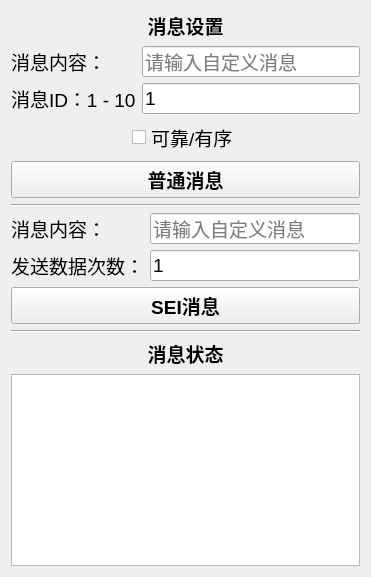
<?xml version="1.0" encoding="UTF-8"?>
<ui version="4.0">
 <class>TestCustomMessageDialog</class>
 <widget class="QDialog" name="TestCustomMessageDialog">
  <property name="geometry">
   <rect>
    <x>0</x>
    <y>0</y>
    <width>371</width>
    <height>507</height>
   </rect>
  </property>
  <property name="windowTitle">
   <string>自定义消息</string>
  </property>
  <property name="styleSheet">
   <string notr="true"/>
  </property>
  <layout class="QVBoxLayout" name="verticalLayout">
   <item>
    <widget class="QLabel" name="label_4">
     <property name="sizePolicy">
      <sizepolicy hsizetype="Preferred" vsizetype="Fixed">
       <horstretch>0</horstretch>
       <verstretch>0</verstretch>
      </sizepolicy>
     </property>
     <property name="font">
      <font>
       <pointsize>14</pointsize>
       <weight>75</weight>
       <bold>true</bold>
      </font>
     </property>
     <property name="layoutDirection">
      <enum>Qt::RightToLeft</enum>
     </property>
     <property name="text">
      <string>消息设置</string>
     </property>
     <property name="alignment">
      <set>Qt::AlignCenter</set>
     </property>
    </widget>
   </item>
   <item>
    <layout class="QGridLayout" name="gridLayout">
     <item row="0" column="1">
      <widget class="QLineEdit" name="lineEditCmdMsg">
       <property name="font">
        <font>
         <pointsize>14</pointsize>
        </font>
       </property>
       <property name="text">
        <string notr="true"/>
       </property>
       <property name="placeholderText">
        <string>请输入自定义消息</string>
       </property>
      </widget>
     </item>
     <item row="0" column="0">
      <widget class="QLabel" name="label">
       <property name="font">
        <font>
         <pointsize>14</pointsize>
        </font>
       </property>
       <property name="text">
        <string>消息内容：</string>
       </property>
       <property name="alignment">
        <set>Qt::AlignLeading|Qt::AlignLeft|Qt::AlignVCenter</set>
       </property>
      </widget>
     </item>
     <item row="2" column="1">
      <widget class="QLineEdit" name="lineEditCmdId">
       <property name="font">
        <font>
         <pointsize>14</pointsize>
        </font>
       </property>
       <property name="text">
        <string notr="true">1</string>
       </property>
       <property name="placeholderText">
        <string>请输入消息ID</string>
       </property>
      </widget>
     </item>
     <item row="2" column="0">
      <widget class="QLabel" name="label_2">
       <property name="font">
        <font>
         <pointsize>14</pointsize>
        </font>
       </property>
       <property name="text">
        <string>消息ID：1 - 10</string>
       </property>
       <property name="alignment">
        <set>Qt::AlignLeading|Qt::AlignLeft|Qt::AlignVCenter</set>
       </property>
      </widget>
     </item>
    </layout>
   </item>
   <item>
    <layout class="QHBoxLayout" name="horizontalLayout">
     <item>
      <spacer name="horizontalSpacer">
       <property name="orientation">
        <enum>Qt::Horizontal</enum>
       </property>
       <property name="sizeHint" stdset="0">
        <size>
         <width>40</width>
         <height>20</height>
        </size>
       </property>
      </spacer>
     </item>
     <item>
      <widget class="QCheckBox" name="checkBoxReliableAndOrdered">
       <property name="font">
        <font>
         <pointsize>14</pointsize>
        </font>
       </property>
       <property name="text">
        <string>可靠/有序</string>
       </property>
      </widget>
     </item>
     <item>
      <spacer name="horizontalSpacer_2">
       <property name="orientation">
        <enum>Qt::Horizontal</enum>
       </property>
       <property name="sizeHint" stdset="0">
        <size>
         <width>40</width>
         <height>20</height>
        </size>
       </property>
      </spacer>
     </item>
    </layout>
   </item>
   <item>
    <widget class="QPushButton" name="pushButtonSendCmdMsg">
     <property name="sizePolicy">
      <sizepolicy hsizetype="Preferred" vsizetype="Fixed">
       <horstretch>0</horstretch>
       <verstretch>0</verstretch>
      </sizepolicy>
     </property>
     <property name="font">
      <font>
       <pointsize>14</pointsize>
       <weight>75</weight>
       <bold>true</bold>
      </font>
     </property>
     <property name="focusPolicy">
      <enum>Qt::NoFocus</enum>
     </property>
     <property name="text">
      <string>普通消息</string>
     </property>
    </widget>
   </item>
   <item>
    <widget class="Line" name="line_2">
     <property name="orientation">
      <enum>Qt::Horizontal</enum>
     </property>
    </widget>
   </item>
   <item>
    <layout class="QGridLayout" name="gridLayout_2">
     <item row="1" column="0">
      <widget class="QLabel" name="label_3">
       <property name="font">
        <font>
         <pointsize>14</pointsize>
        </font>
       </property>
       <property name="text">
        <string>发送数据次数：</string>
       </property>
       <property name="alignment">
        <set>Qt::AlignLeading|Qt::AlignLeft|Qt::AlignVCenter</set>
       </property>
      </widget>
     </item>
     <item row="1" column="1">
      <widget class="QLineEdit" name="lineEditRepeatCount">
       <property name="font">
        <font>
         <pointsize>14</pointsize>
        </font>
       </property>
       <property name="text">
        <string notr="true">1</string>
       </property>
       <property name="placeholderText">
        <string>请输入发送次数</string>
       </property>
      </widget>
     </item>
     <item row="0" column="0">
      <widget class="QLabel" name="label_6">
       <property name="font">
        <font>
         <pointsize>14</pointsize>
        </font>
       </property>
       <property name="text">
        <string>消息内容：</string>
       </property>
      </widget>
     </item>
     <item row="0" column="1">
      <widget class="QLineEdit" name="lineEditSEIMsg">
       <property name="font">
        <font>
         <pointsize>14</pointsize>
        </font>
       </property>
       <property name="placeholderText">
        <string>请输入自定义消息</string>
       </property>
      </widget>
     </item>
    </layout>
   </item>
   <item>
    <widget class="QPushButton" name="pushButtonSendSEIMsg">
     <property name="sizePolicy">
      <sizepolicy hsizetype="Preferred" vsizetype="Fixed">
       <horstretch>0</horstretch>
       <verstretch>0</verstretch>
      </sizepolicy>
     </property>
     <property name="font">
      <font>
       <pointsize>14</pointsize>
       <weight>75</weight>
       <bold>true</bold>
      </font>
     </property>
     <property name="focusPolicy">
      <enum>Qt::NoFocus</enum>
     </property>
     <property name="text">
      <string>SEI消息</string>
     </property>
    </widget>
   </item>
   <item>
    <widget class="Line" name="line">
     <property name="orientation">
      <enum>Qt::Horizontal</enum>
     </property>
    </widget>
   </item>
   <item>
    <widget class="QLabel" name="label_5">
     <property name="sizePolicy">
      <sizepolicy hsizetype="Preferred" vsizetype="Maximum">
       <horstretch>0</horstretch>
       <verstretch>0</verstretch>
      </sizepolicy>
     </property>
     <property name="font">
      <font>
       <pointsize>14</pointsize>
       <weight>75</weight>
       <bold>true</bold>
      </font>
     </property>
     <property name="layoutDirection">
      <enum>Qt::RightToLeft</enum>
     </property>
     <property name="text">
      <string>消息状态</string>
     </property>
     <property name="alignment">
      <set>Qt::AlignCenter</set>
     </property>
    </widget>
   </item>
   <item>
    <widget class="QTextEdit" name="textEditMsgDetail">
     <property name="sizePolicy">
      <sizepolicy hsizetype="Expanding" vsizetype="Fixed">
       <horstretch>0</horstretch>
       <verstretch>0</verstretch>
      </sizepolicy>
     </property>
     <property name="font">
      <font>
       <pointsize>14</pointsize>
      </font>
     </property>
    </widget>
   </item>
   <item>
    <spacer name="verticalSpacer">
     <property name="orientation">
      <enum>Qt::Vertical</enum>
     </property>
     <property name="sizeHint" stdset="0">
      <size>
       <width>20</width>
       <height>40</height>
      </size>
     </property>
    </spacer>
   </item>
  </layout>
 </widget>
 <resources/>
 <connections/>
</ui>
